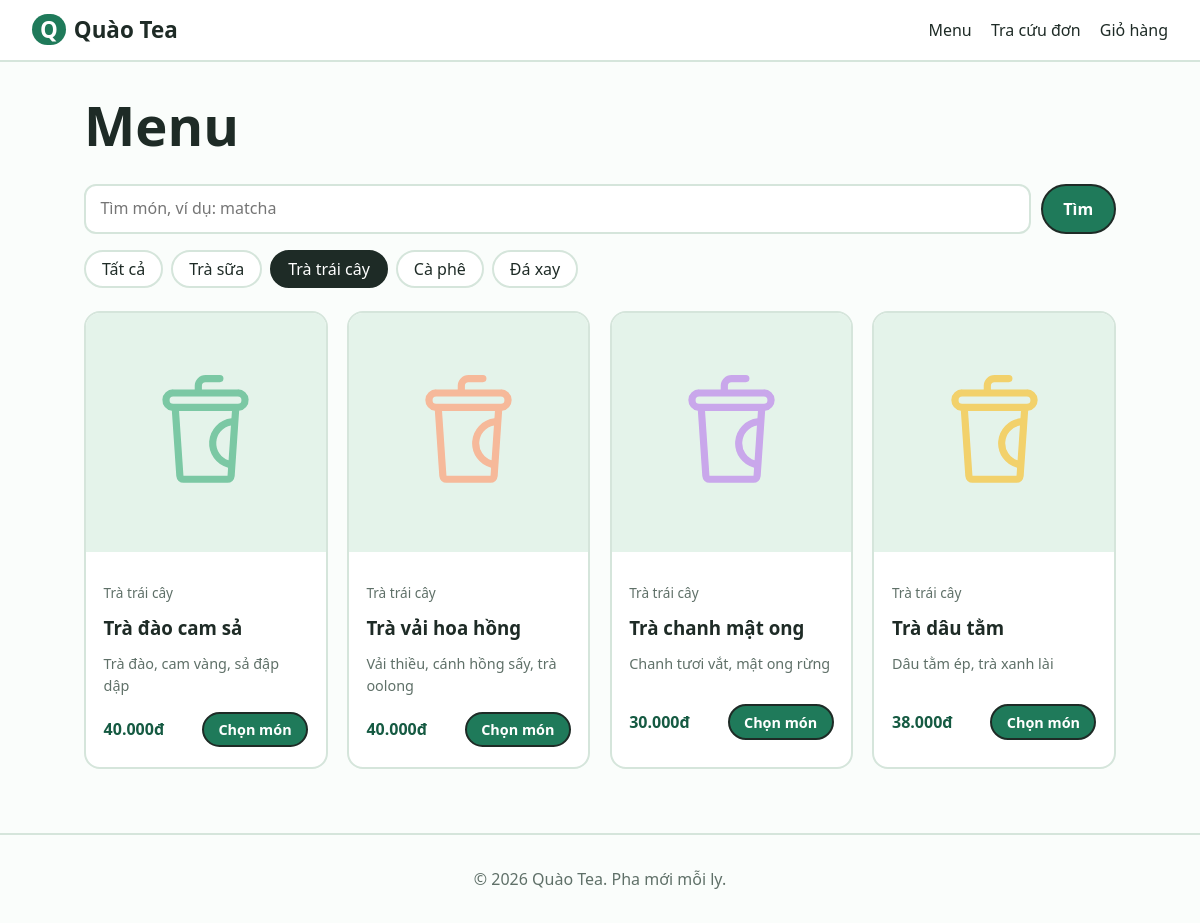
Screenshot of /menu.php?cat=2 with the database file from the repository.
### tables this page shows
CREATE TABLE categories (
  id INT AUTO_INCREMENT PRIMARY KEY,
  name VARCHAR(100) NOT NULL
);

CREATE TABLE products (
  id INT AUTO_INCREMENT PRIMARY KEY,
  category_id INT NOT NULL,
  name VARCHAR(150) NOT NULL,
  description VARCHAR(500) DEFAULT '',
  price INT NOT NULL,
  image VARCHAR(255) DEFAULT NULL,
  is_active TINYINT(1) NOT NULL DEFAULT 1,
  created_at TIMESTAMP DEFAULT CURRENT_TIMESTAMP,
  FOREIGN KEY (category_id) REFERENCES categories(id)
);

### menu.php (the view, shortened to what this page needs)
<?php
$q   = trim($_GET['q'] ?? '');
$cat = (int)($_GET['cat'] ?? 0);
$categories = db('SELECT * FROM categories ORDER BY id')->fetchAll();
$sql  = 'SELECT p.*, c.name AS category_name FROM products p
         JOIN categories c ON c.id = p.category_id WHERE p.is_active = 1';
$args = [];
if ($cat)      { $sql .= ' AND p.category_id = ?'; $args[] = $cat; }
$products = db($sql . ' ORDER BY p.category_id, p.id', $args)->fetchAll();
require __DIR__ . '/includes/header.php';
?>
<h1>Menu</h1>
<form class="searchbar" method="get" action="<?= url('menu.php') ?>" role="search">
  <input type="search" name="q" value="<?= e($q) ?>" placeholder="Tìm món, ví dụ: matcha" aria-label="Tìm món">
  <button class="btn btn-primary" type="submit">Tìm</button>
</form>
<nav class="chips" aria-label="Nhóm món">
  <a class="chip <?= !$cat ? 'on' : '' ?>" href="<?= url('menu.php' . ($q !== '' ? '?q=' . urlencode($q) : '')) ?>">Tất cả</a>
  <?php foreach ($categories as $c): ?>
    <a class="chip <?= $cat == $c['id'] ? 'on' : '' ?>"
       href="<?= url('menu.php?cat=' . $c['id'] . ($q !== '' ? '&q=' . urlencode($q) : '')) ?>"><?= e($c['name']) ?></a>
  <?php endforeach; ?>
</nav>
<?php if (!$products): ?>
  <section class="empty">
    <div class="empty-art"><?= cup_svg(2) ?></div>
    <h2>Không có món nào khớp</h2>
    <p>Thử từ khoá khác hoặc xem tất cả món.</p>
    <a class="btn btn-ghost" href="<?= url('menu.php') ?>">Xem tất cả</a>
  </section>
<?php else: ?>
  <div class="grid">
    <?php foreach ($products as $i => $p): ?>
      <a class="card product" href="<?= url('mon.php?id=' . (int)$p['id']) ?>">
        <div class="thumb"><?php if (product_image($p)): ?><img src="<?= e(product_image($p)) ?>" alt="<?= e($p['name']) ?>" loading="lazy"><?php else: echo cup_svg($i); endif; ?></div>
        <div class="card-body">
          <p class="muted small"><?= e($p['category_name']) ?></p>
          <h3><?= e($p['name']) ?></h3>
          <p class="desc"><?= e($p['description']) ?></p>
          <div class="row-between">
            <span class="price"><?= money($p['price']) ?></span>
            <span class="btn btn-primary btn-sm">Chọn món</span>
          </div>
        </div>
      </a>
    <?php endforeach; ?>
  </div>
<?php endif; ?>
<?php require __DIR__ . '/includes/footer.php'; ?>

### includes/functions.php (shortened to what this page needs)
<?php
function e($v): string { return htmlspecialchars((string)$v, ENT_QUOTES, 'UTF-8'); }
function url(string $path = ''): string { return BASE_URL . '/' . ltrim($path, '/'); }
function asset(string $path): string { return BASE_URL . '/assets/' . ltrim($path, '/'); }
function money($n): string { return number_format((float)$n, 0, ',', '.') . 'đ'; }
function db(string $sql, array $params = []): PDOStatement
{
    global $pdo;
    $st = $pdo->prepare($sql);
    $st->execute($params);
    return $st;
}
function product_image(array $p): string
{
    return !empty($p['image']) ? asset('uploads/' . $p['image']) : '';
}
function cup_svg(int $seed = 0): string
{
    $colors = ['#7BC8A4', '#F6B99A', '#C9A7EB', '#F2D16B', '#8EC5F0', '#F29BB0'];
    $c = $colors[$seed % count($colors)];
   return '<svg viewBox="0 0 1024 1024" class="cup" aria-hidden="true" style="color:' . $c . '">'
        . '<path fill="currentColor" d="M416 128V96a96 96 0 0196-96h128a32 32 0 110 64H512a32 32 0 00-32 32v32h320a96 96 0 0111.712 191.296l-39.68 581.056A64 64 0 01708.224 960H315.776a64 64 0 01-63.872-59.648l-39.616-581.056A96 96 0 01224 128h192zM276.48 320l39.296 576h392.448l4.8-70.784a224.064 224.064 0 0130.016-439.808L747.52 320H276.48zM224 256h576a32 32 0 100-64H224a32 32 0 000 64zm493.44 503.872l21.12-309.12a160 160 0 00-21.12 309.12z"/>'
        . '</svg>';
}

### assets/css/style.css (style rules this page uses)
:root { --green: #1f7a5a; --deep: #155a42; --mint: #e4f3ea; --line: #d5e5db; --ink: #1e2b26; --muted: #5f7068; --sun: #ffd66b; --red: #c0392b; }
* { box-sizing: border-box; }
body { margin: 0; font-family: system-ui, sans-serif; line-height: 1.55; color: var(--ink); background: #fafdfb; }
a { color: var(--deep); }
h1, h2, h3 { margin: 0 0 0.5em; line-height: 1.15; }
h1 { font-size: clamp(2rem, 5vw, 3.4rem); }
.muted, .lead, .desc { color: var(--muted); }
.small { font-size: 0.85rem; }
.btn, .chip { display: inline-block; padding: 0.7rem 1.3rem; border: 2px solid var(--ink); border-radius: 999px; background: #fff; color: var(--ink); font: 600 1rem system-ui, sans-serif; text-decoration: none; cursor: pointer; }
.btn-primary { background: var(--green); color: #fff; }
.btn-sm { padding: 0.4rem 0.9rem; font-size: 0.9rem; }
.chip { padding: 0.4rem 1rem; border-color: var(--line); font-weight: 500; }
.chip.on { border-color: var(--ink); background: var(--ink); color: #fff; }
.chips { display: flex; flex-wrap: wrap; gap: 0.5rem; margin-bottom: 1.4rem; }
input, select, textarea { width: 100%; padding: 0.65rem 0.9rem; border: 2px solid var(--line); border-radius: 12px; background: #fff; font: inherit; }
.searchbar { display: flex; flex-wrap: wrap; gap: 0.6rem; margin: 1rem 0; }
.searchbar input, .searchbar select { flex: 1; min-width: 180px; }
.grid { display: grid; grid-template-columns: repeat(auto-fill, minmax(230px, 1fr)); gap: 1.2rem; }
.card { overflow: hidden; border: 2px solid var(--line); border-radius: 16px; background: #fff; }
.card-body { padding: 1rem 1.1rem 1.2rem; }
.desc { min-height: 2.6em; font-size: 0.9rem; }
.price { margin: 0; font-weight: 700; color: var(--deep); }
.thumb, .line-thumb { display: grid; place-items: center; overflow: hidden; background: var(--mint); }
.thumb { aspect-ratio: 1; }
.thumb .cup, .line-thumb .cup { width: 48%; }
.product { display: block; color: var(--ink); text-decoration: none; }
.row-between, .line, .total-row, .top li { display: flex; align-items: center; justify-content: space-between; gap: 1rem; }

### rows the page displays
categories: name "Trà sữa"
categories: name "Trà trái cây"
categories: name "Cà phê"
categories: name "Đá xay"
products: category.name "Trà trái cây", name "Trà đào cam sả", description "Trà đào, cam vàng, sả đập dập", price "40.000đ"
products: category.name "Trà trái cây", name "Trà vải hoa hồng", description "Vải thiều, cánh hồng sấy, trà oolong", price "40.000đ"
products: category.name "Trà trái cây", name "Trà chanh mật ong", description "Chanh tươi vắt, mật ong rừng", price "30.000đ"
products: category.name "Trà trái cây", name "Trà dâu tằm", description "Dâu tằm ép, trà xanh lài", price "38.000đ"
